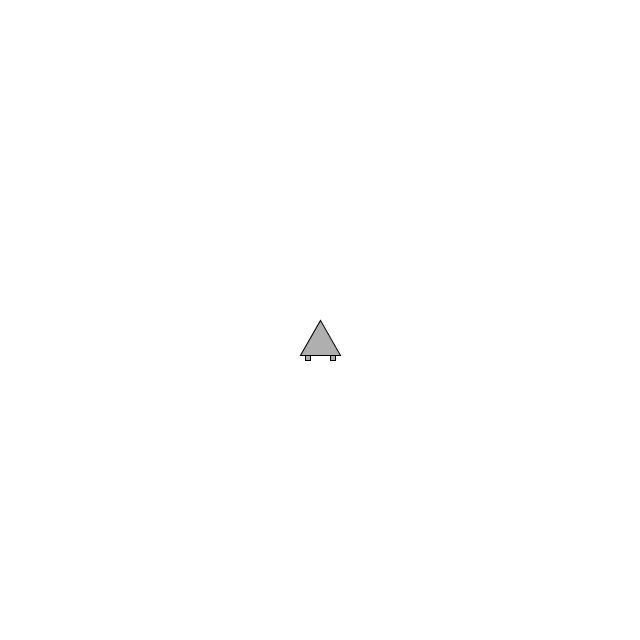
Frame 1 (no input)
Frame 60 (the mouse pressed at the canvas centre just before this capture): identical to frame 1, image omitted
Frame 120 (the mouse held since frame 60 and released just before this capture): identical to frame 1, image omitted

The Processing sketch that drew this single still picture (run headless with seeded random() and noise(); from frame 60 on, the mouse is pressed at the canvas centre):

// Processing sketch: noc03_08_astroids
// ── noc03_08_astroids.pde
Astroid astroid;

color c = color(0,0,0);

void setup() {
  size(640,640);
  background(255);
  
  astroid = new Astroid();
}

void draw() {
  background(255);
  astroid.update();
  astroid.checkEdges();
  astroid.display();
  
}

void keyPressed() {
  if (keyCode == LEFT) {
    //astroid.addLeftAccel();
    astroid.addLeftTurn();
  } else if (keyCode == RIGHT) {
    //astroid.addRightAccel();
    astroid.addRightTurn();
  } else if (key == 'z' || key == 'Z') {
    astroid.applyForce();
  }
}
// ── Astroid.pde
class Astroid {
  
  PVector location;
  PVector velocity;
  PVector acceleration;
  float topSpeed = 4;
  float rotAngle  = 0;
  
  Astroid() {
    location = new PVector(width/2,height/2);
    velocity = new PVector(0,0);
    acceleration =new PVector(0,0);    
  }
  
  
  void update() {
    velocity.add(acceleration);
    velocity.limit(topSpeed);
    location.add(velocity);
    
    acceleration.mult(0.0);
  }
  
  void applyForce() {
    PVector force = new PVector(0,0);
    force.x = cos((rotAngle-90)*PI/180);
    force.y = sin((rotAngle-90)*PI/180);    
    force.normalize();
    force.mult(0.5);    
    
    acceleration.add(force);
  }
  
  void addLeftTurn() {
    rotAngle -= 5;
  }
  
  void addRightTurn() {
    rotAngle += 5;
  }
  
  void addLeftAccel() {
    
    float angle = 30;
    float x = cos(angle*PI/180)*acceleration.x + sin(angle*PI/180)*acceleration.y;
    float y = -sin(angle*PI/180)*acceleration.x + cos(angle*PI/180)*acceleration.y;
    acceleration.x = x;
    acceleration.y = y;
  }
  
  void addRightAccel() {
    float angle = -30;
    float x = cos(angle*PI/180)*acceleration.x + sin(angle*PI/180)*acceleration.y;
    float y = -sin(angle*PI/180)*acceleration.x + cos(angle*PI/180)*acceleration.y;
    acceleration.x = x;
    acceleration.y = y;
  }
  
  void display() {
    stroke(0);
    fill(175);
    pushMatrix();    
    translate(location.x+0, location.y+35);
    rotate(rotAngle*PI/180);
    translate(0,-35);
    triangle(0,0,-20,35,20,35);
    rect(-15,35,5,5);
    rect(10,35,5,5);
    
    popMatrix();
  }
    
  void checkEdges() {
    if (location.x > width) {
      velocity.x *= -1.0;
      //acceleration.x *= -1.0;
    } else if (location.x < 0) {
      velocity.x *= -1.0;
      //acceleration.x *= -1.0;
    }
    
    if (location.y > height) {
      velocity.y *= -1.0;
      //acceleration.y *= -1.0;
      
    } else if (location.y < 0) {
      velocity.y *= -1.0;
      //acceleration.y *= -1.0;
    }    
  }
  
}
